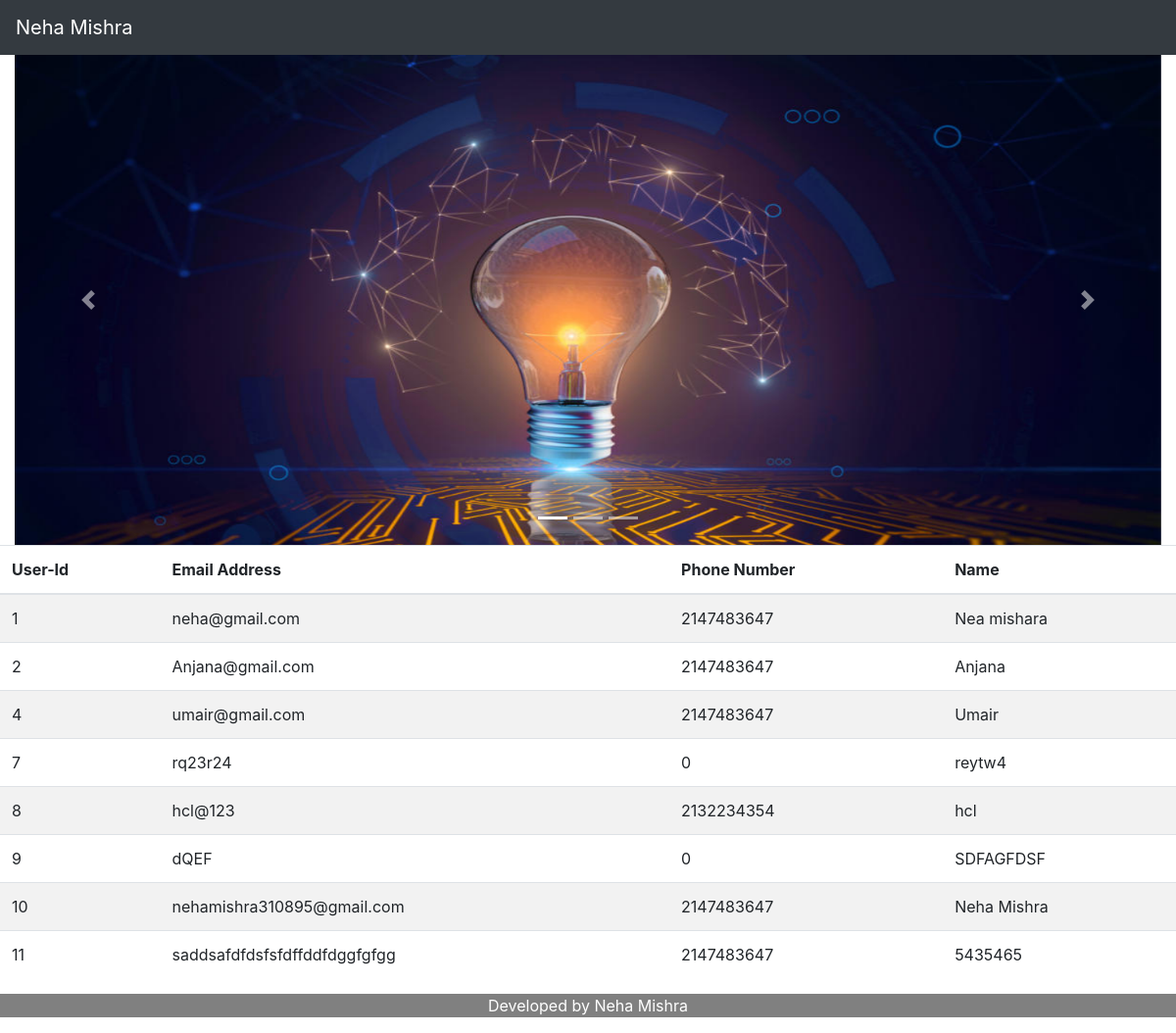
The page / on the database its author committed.
### tables this page shows
CREATE TABLE `user` (
  `sno` int(2) NOT NULL,
  `user_email` varchar(50) NOT NULL,
  `phone` int(20) NOT NULL,
  `name` varchar(50) NOT NULL
);

### index.php (the view, shortened to what this page needs)
<!DOCTYPE html>
<html lang="en">
<head>
    <link rel="stylesheet" href="https://maxcdn.bootstrapcdn.com/bootstrap/4.5.2/css/bootstrap.min.css">
</head>
<body>
            <nav class="navbar navbar-expand-md bg-dark navbar-dark">
                    <a class="navbar-brand" href="index.php">Neha Mishra</a>
                </nav>
    <div class="container-fluid">
        <div class="row">
            <div class="col">
                <div id="UID" class="carousel slide" data-ride="carousel">
                    <ul class="carousel-indicators">
                    <li data-target="#UID" data-slide-to="0" class="active"></li>
                    <li data-target="#UID" data-slide-to="1"></li>
                    <li data-target="#UID" data-slide-to="2"></li>
                    </ul>
                    <div class="carousel-inner">
                        <div class="carousel-item active">
                            <a href="form.php" > <img src="IMG.jpg"   alt="Image 1"  class="d-block w-100"> </a>
                        </div>
                    </div>
                </div>
                <a class="carousel-control-prev" href="#UID" role="button" data-slide="prev">
                    <span class="carousel-control-prev-icon" aria-hidden="true"></span>
                </a>
                <a class="carousel-control-next" href="#UID"  role="button" data-slide="next">
                    <span class="carousel-control-next-icon" aria-hidden="true"></span>
                </a>
            </div>
        </div>
    </div>
    <?php
    require("query.php");
     $sql ="Select * from `user` ";
     $result = $con->query($sql);
     ?>
    <div class="table-responsive">
            <table class="table table-hover table-striped table-condensed"  >
                <thead> <tr>
                        <th>User-Id</th>
                        <th>Email Address</th>
                        <th>Phone Number</th>
                        <th>Name</th>
                     </tr>
                </thead>
                <?php
                $i=0;
                while($row = mysqli_fetch_array($result)) {
                if($i%2==0)
                $classname="evenRow";
                else
                $classname="oddRow";
                ?>
                    <tr class="<?php if(isset($classname)) echo $classname;?>">
                        <td><?php echo $row["sno"]; ?></td>
                        <td><?php echo $row["user_email"]; ?></td>
                        <td><?php echo $row["phone"]; ?></td>
                        <td><?php echo $row["name"]; ?></td>
                    </tr>
                <?php
                $i++;
                }
                ?>
            </table>
    </div>
    <div class="footer" >
        <p>Developed by Neha Mishra</p>
    </div>
</body>
</html>

### index.php (style rules this page uses)
.carousel-inner .carousel-item { transition: -webkit-transform 2s ease; transition: transform 2s ease; transition: transform 2s ease, -webkit-transform 2s ease; }
.carousel .carousel-item { height: 500px; }
img { height: 80vh; }
.footer { width: 100%; background-color: grey; color: white; text-align: center; }

### rows shown on the page
user: sno "1", user_email "neha@gmail.com", phone "2147483647", name "Nea mishara"
user: sno "2", user_email "Anjana@gmail.com", phone "2147483647", name "Anjana"
user: sno "4", user_email "umair@gmail.com", phone "2147483647", name "Umair"
user: sno "7", user_email "rq23r24", phone "0", name "reytw4"
user: sno "8", user_email "hcl@123", phone "2132234354", name "hcl"
user: sno "9", user_email "dQEF", phone "0", name "SDFAGFDSF"
user: sno "10", user_email "nehamishra310895@gmail.com", phone "2147483647", name "Neha Mishra"
user: sno "11", user_email "saddsafdfdsfsfdffddfdggfgfgg", phone "2147483647", name "5435465"
